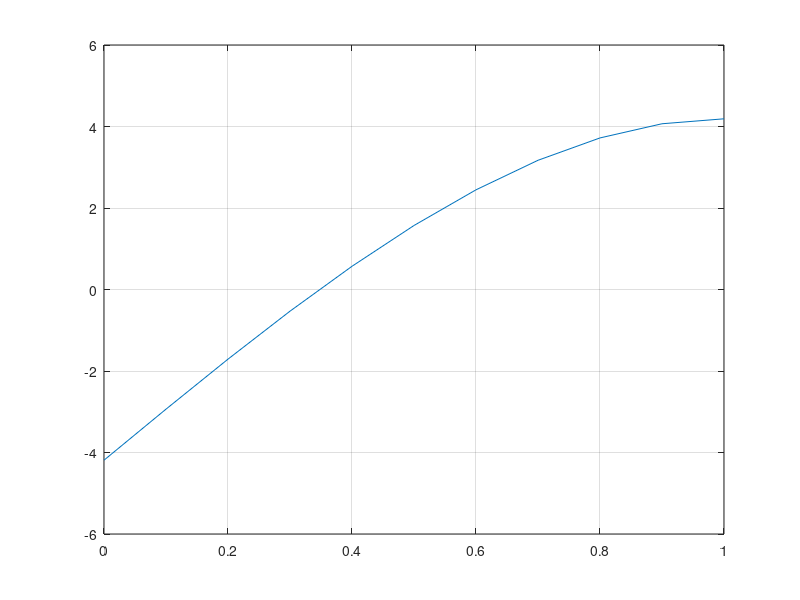

Here is the MATLAB script that generated this plot:
clear all; 
clc;
close all;

a=0.1;
b=0.9;
delta=10^(-10);
epsilon=delta;
max=100;

r=1;
V=4/3*pi*r^3;
V1=@(x) pi*(r-x).^2.*(2*r+x)/3;
V2=@(x) V-V1(x);
f=@(x) V2(x)-3*V1(x);

x=0:0.1:r;
plot(x,f(x))
grid on
